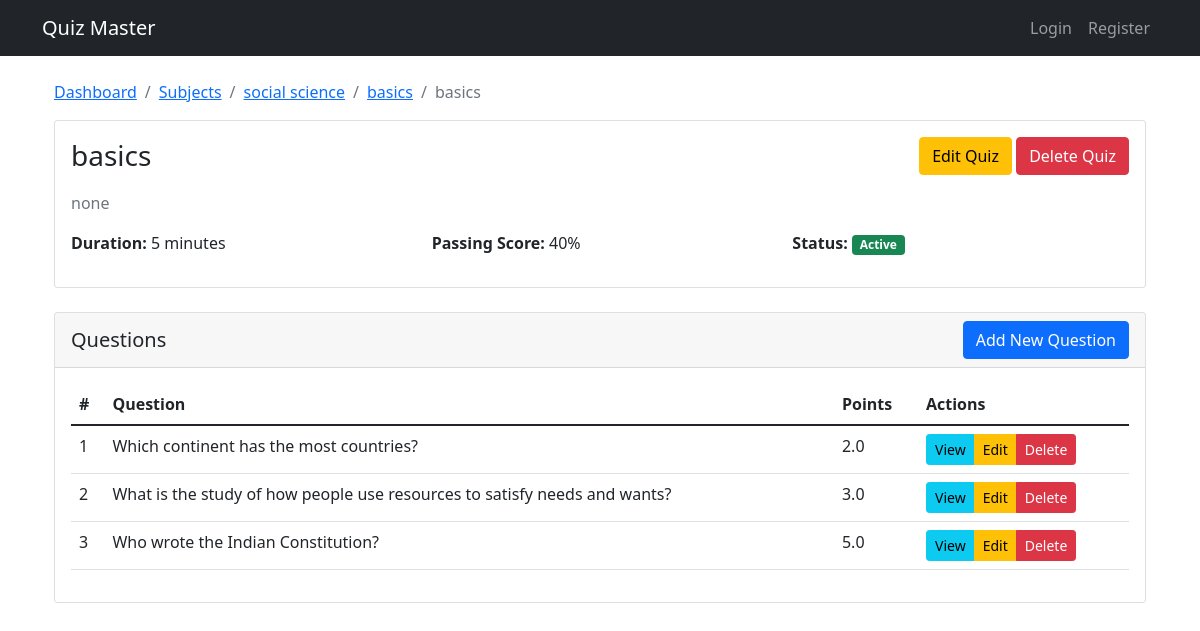
The app's page /admin/quiz/1 with its own data.
### backend/models.py (models this page shows)
class Subject(db.Model):
    __tablename__ = 'subjects'
    id = db.Column(db.Integer, primary_key=True)
    name = db.Column(db.String(100), nullable=False)
    description = db.Column(db.Text)
    chapters = relationship('Chapter', back_populates='subject', cascade='all, delete-orphan')

class Chapter(db.Model):
    __tablename__ = 'chapters'
    id = db.Column(db.Integer, primary_key=True)
    subject_id = db.Column(db.Integer, db.ForeignKey('subjects.id'), nullable=False)
    name = db.Column(db.String(100), nullable=False)
    description = db.Column(db.Text)
    subject = relationship('Subject', back_populates='chapters')
    quizzes = relationship('Quiz', back_populates='chapter', cascade='all, delete-orphan')

class Quiz(db.Model):
    __tablename__ = 'quizzes'
    id = db.Column(db.Integer, primary_key=True)
    chapter_id = db.Column(db.Integer, db.ForeignKey('chapters.id'), nullable=False)
    title = db.Column(db.String(200), nullable=False)
    remarks = db.Column(db.String)
    duration_minutes = db.Column(db.Integer, nullable=False, default=30)
    passing_percentage = db.Column(db.Integer, nullable=False, default=60)
    is_active = db.Column(db.Boolean, default=True)
    chapter = relationship('Chapter', back_populates='quizzes')
    questions = relationship('Question', back_populates='quiz', cascade='all, delete-orphan')
    scores = relationship('Score', back_populates='quiz', cascade='all, delete-orphan')

class Question(db.Model):
    __tablename__ = 'questions'
    id = db.Column(db.Integer, primary_key=True)
    quiz_id = db.Column(db.Integer, db.ForeignKey('quizzes.id'), nullable=False)
    question_statement = db.Column(db.Text, nullable=False)
    option1 = db.Column(db.Text, nullable=False)
    option2 = db.Column(db.Text, nullable=False)
    option3 = db.Column(db.Text, nullable=False)
    option4 = db.Column(db.Text, nullable=False)
    correct_option = db.Column(db.Integer, nullable=False)
    points = db.Column(db.Float, default=1.0)
    quiz = relationship('Quiz', back_populates='questions')

### backend/controllers.py (the view)
@app.route('/admin/quiz/<int:quiz_id>')
def view_quiz(quiz_id):
    quiz = Quiz.query.get_or_404(quiz_id)
    return render_template('admin/view_quiz.html', quiz=quiz)

### templates/admin/view_quiz.html (shortened to what this page needs)
{% extends "base.html" %}
{% block content %}
<div class="container">
    <nav aria-label="breadcrumb">
        <ol class="breadcrumb">
            <li class="breadcrumb-item"><a href="{{ url_for('admin_dashboard') }}">Dashboard</a></li>
            <li class="breadcrumb-item"><a href="{{ url_for('list_subjects') }}">Subjects</a></li>
            <li class="breadcrumb-item"><a href="{{ url_for('view_subject', subject_id=quiz.chapter.subject.id) }}">{{ quiz.chapter.subject.name }}</a></li>
            <li class="breadcrumb-item"><a href="{{ url_for('view_chapter', chapter_id=quiz.chapter.id) }}">{{ quiz.chapter.name }}</a></li>
            <li class="breadcrumb-item active">{{ quiz.title }}</li>
        </ol>
    </nav>
    <div class="row mb-4">
        <div class="col-md-12">
            <div class="card">
                <div class="card-body">
                    <div class="d-flex justify-content-between align-items-center mb-3">
                        <h3 class="card-title mb-0">{{ quiz.title }}</h3>
                        <div>
                            <a href="{{ url_for('edit_quiz', quiz_id=quiz.id) }}" class="btn btn-warning">Edit Quiz</a>
                            <a href="{{ url_for('delete_quiz', quiz_id=quiz.id) }}" class="btn btn-danger" onclick="return confirm('Are you sure you want to delete this quiz? This will also delete all associated questions and scores.')">Delete Quiz</a>
                        </div>
                    </div>
                    <p class="text-muted">{{ quiz.remarks or 'No remarks available.' }}</p>
                    <div class="row mt-3">
                        <div class="col-md-4">
                            <p><strong>Duration:</strong> {{ quiz.duration_minutes }} minutes</p>
                        </div>
                        <div class="col-md-4">
                            <p><strong>Passing Score:</strong> {{ quiz.passing_percentage }}%</p>
                        </div>
                        <div class="col-md-4">
                            <p><strong>Status:</strong>
                                <span class="badge bg-{{ 'success' if quiz.is_active else 'secondary' }}">
                                    {{ 'Active' if quiz.is_active else 'Inactive' }}
                                </span>
                            </p>
                        </div>
                    </div>
                </div>
            </div>
        </div>
    </div>
    <div class="row">
        <div class="col-md-12">
            <div class="card">
                <div class="card-header">
                    <div class="d-flex justify-content-between align-items-center">
                        <h5 class="mb-0">Questions</h5>
                        <a href="{{ url_for('create_question', quiz_id=quiz.id) }}" class="btn btn-primary">Add New Question</a>
                    </div>
                </div>
                <div class="card-body">
                    {% if quiz.questions %}
                        <div class="table-responsive">
                            <table class="table table-hover">
                                <thead>
                                    <tr>
                                        <th>#</th>
                                        <th>Question</th>
                                        <th>Points</th>
                                        <th>Actions</th>
                                    </tr>
                                </thead>
                                <tbody>
                                    {% for question in quiz.questions %}
                                        <tr>
                                            <td>{{ loop.index }}</td>
                                            <td>{{ question.question_statement|truncate(100) }}</td>
                                            <td>{{ question.points }}</td>
                                            <td>
                                                <div class="btn-group">
                                                    <a href="{{ url_for('view_question', question_id=question.id) }}" class="btn btn-info btn-sm">View</a>
                                                    <a href="{{ url_for('edit_question', question_id=question.id) }}" class="btn btn-warning btn-sm">Edit</a>
                                                    <a href="{{ url_for('delete_question', question_id=question.id) }}" class="btn btn-danger btn-sm" onclick="return confirm('Are you sure you want to delete this question?')">Delete</a>
                                                </div>
                                            </td>
                                        </tr>
                                    {% endfor %}
                                </tbody>
                            </table>
                        </div>
                    {% else %}
                        <div class="alert alert-info">
                            No questions found. Click "Add New Question" to create one.
                        </div>
                    {% endif %}
                </div>
            </div>
        </div>
    </div>
</div>
{% endblock %}

### records on screen
Subject: chapter.subject.name "social science"
Chapter: chapter.name "basics"
Quiz: title "basics", remarks "none", duration_minutes "5", passing_percentage "40", is_active "Active"
Question: question_statement "Which continent has the most countries?", points "2.0"
Question: question_statement "What is the study of how people use resources to satisfy needs and wants?", points "3.0"
Question: question_statement "Who wrote the Indian Constitution?", points "5.0"
